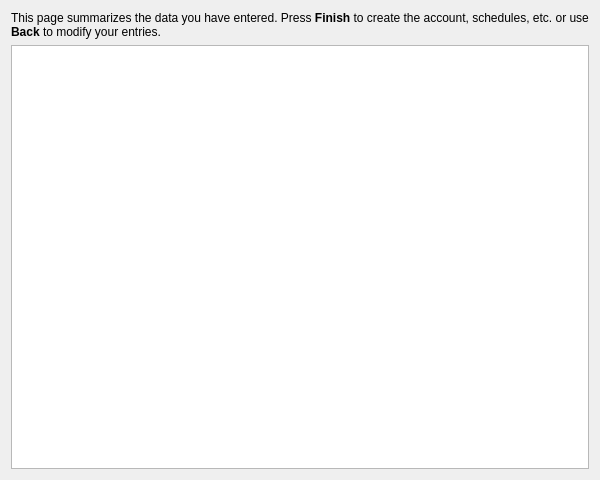
<?xml version="1.0" encoding="UTF-8"?>
<ui version="4.0" stdsetdef="1">
  <author></author>
  <comment></comment>
  <exportmacro></exportmacro>
  <class>KAccountSummaryPage</class>
  <widget class="QWidget" name="KAccountSummaryPage">
    <property name="geometry">
      <rect>
        <x>0</x>
        <y>0</y>
        <width>600</width>
        <height>480</height>
      </rect>
    </property>
    <layout class="QVBoxLayout">
      <item>
        <widget class="QLabel" name="qLabel1">
          <property name="focusPolicy">
            <enum>Qt::NoFocus</enum>
          </property>
          <property name="text">
            <string>This page summarizes the data you have entered. Press &lt;b&gt;Finish&lt;/b&gt; to create the account, schedules, etc. or use &lt;b&gt;Back&lt;/b&gt; to modify your entries.</string>
          </property>
          <property name="wordWrap">
            <bool>true</bool>
          </property>
        </widget>
      </item>
      <item>
        <widget class="KTextEdit" name="m_dataList">
          <property name="sizePolicy">
            <sizepolicy>
              <hsizetype>7</hsizetype>
              <vsizetype>3</vsizetype>
              <horstretch>0</horstretch>
              <verstretch>2</verstretch>
            </sizepolicy>
          </property>
          <property name="readOnly">
            <bool>true</bool>
          </property>
        </widget>
      </item>
    </layout>
  </widget>
  <layoutdefault spacing="6" margin="11"/>
    <customwidgets>
    <customwidget>
      <class>KTextEdit</class>
      <extends>QTextEdit</extends>
      <header location="global">ktextedit.h</header>
    </customwidget>
  </customwidgets>
</ui>
